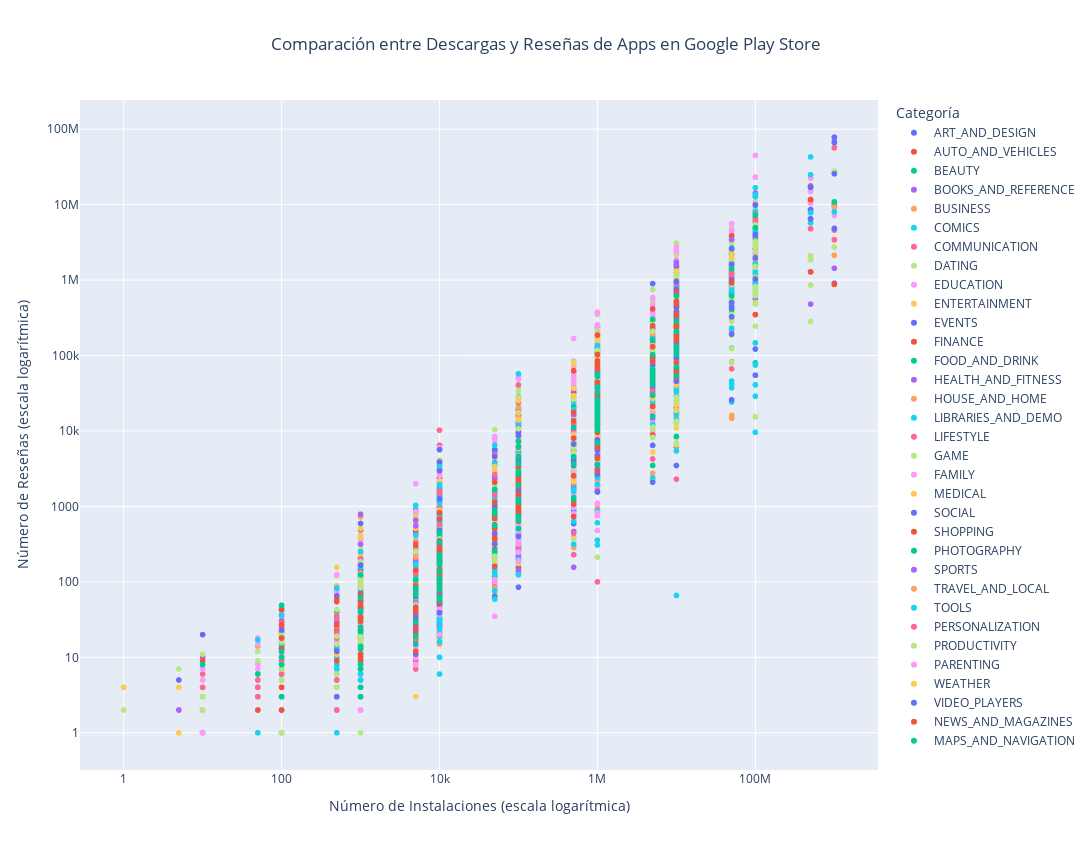

Here is the notebook cell this chart was saved with:
### Code cell
# Crear el gráfico
fig = px.scatter(df, x='Installs', y='Reviews', 
                 color='Category',  # Colorear por categoría
                 hover_data=['App', 'Category', 'Rating'],
                 log_x=True, log_y=True,
                 labels={'Installs': 'Número de Instalaciones', 'Reviews': 'Número de Reseñas'},
                 title='Comparación entre Descargas y Reseñas de Apps en Google Play Store',
                 width=1200, height=850)

# Ajustar el diseño
fig.update_layout(
    xaxis_title="Número de Instalaciones (escala logarítmica)",
    yaxis_title="Número de Reseñas (escala logarítmica)",
    legend_title="Categoría",
    title_x = 0.5
)

# Mostrar el gráfico
fig.show()

### Figure 1 — Plotly figure (JSON) as saved in the notebook; plotly's stock layout.template omitted (floating-point values rounded to 4 significant figures; data arrays with more than 128 entries replaced by an {"elided": "..."} marker saying what was removed)
{"data": [{"customdata": {"elided": "61x3 mixed values"}, "hovertemplate": "Category=%{customdata[1]}<br>Número de Instalaciones=%{x}<br>Número de Reseñas=%{y}<br>App=%{customdata[0]}<br>Rating=%{customdata[2]}<extra></extra>", "legendgroup": "ART_AND_DESIGN", "marker": {"color": "#636efa", "symbol": "circle"}, "mode": "markers", "name": "ART_AND_DESIGN", "showlegend": true, "type": "scattergl", "x": [10000, 500000, 5000000, 50000000, 100000, 50000, 50000, 1000000, 1000000, 10000, 1000000, 1000000, 10000000, 100000, 100000, 500000, 10000, 5000000, 10000000, 100000, 100000, 500000, 50000, 10000, 500000, 100000, 10000, 100000, 100000, 50000, 100000, 100000, 10000, 100000, 500000, 5000000, 10000, 500000, 10000, 100000, 10000000, 100000, 10000, 10000000, 100000, 100000, 100000, 50000, 1000, 10000000, 100000, 5000, 10000, 1000, 100000, 5000, 1000, 5000, 50000, 10000, 100], "xaxis": "x", "y": [159, 967, 87510, 215644, 967, 167, 178, 36815, 13791, 121, 13880, 8788, 44829, 4326, 1518, 3632, 27, 194216, 224399, 450, 654, 7699, 118, 192, 20260, 203, 136, 223, 1120, 227, 5035, 1015, 353, 564, 8145, 36639, 158, 591, 117, 176, 295221, 2206, 26, 174531, 1070, 85, 845, 253, 13, 295237, 5754, 801, 1216, 149, 486, 48, 18, 41, 175, 132, 1], "yaxis": "y"}, {"customdata": {"elided": "73x3 mixed values"}, "hovertemplate": "Category=%{customdata[1]}<br>Número de Instalaciones=%{x}<br>Número de Reseñas=%{y}<br>App=%{customdata[0]}<br>Rating=%{customdata[2]}<extra></extra>", "legendgroup": "AUTO_AND_VEHICLES", "marker": {"color": "#EF553B", "symbol": "circle"}, "mode": "markers", "name": "AUTO_AND_VEHICLES", "showlegend": true, "type": "scattergl", "x": [100000, 1000000, 100000, 1000000, 100000, 100000, 100000, 50000, 100000, 100000, 100000, 10000, 100000, 1000000, 100000, 100000, 10000, 50000, 5000000, 100000, 5000000, 5000000, 500000, 10000000, 100000, 500000, 50000, 100000, 1000000, 100000, 1000000, 50000, 1000000, 500000, 100000, 1000000, 1000000, 100000, 100000, 1000000, 100000, 100000, 1000000, 1000000, 1000000, 1000000, 500000, 500000, 100000, 1000, 50000, 10000, 100000, 1000, 1000, 500, 100000, 500, 10000, 100, 10000, 1000, 1000, 500, 10000000, 100, 5000, 1000, 100, 1000, 5000, 1000, 10000], "xaxis": "x", "y": [367, 1598, 284, 17057, 129, 542, 10479, 805, 129, 1403, 3971, 534, 7774, 38846, 2431, 6090, 295, 190, 40211, 356, 52530, 116986, 1379, 271920, 736, 7021, 197, 737, 3574, 994, 197136, 142, 15168, 2155, 138, 5414, 21777, 348, 250, 13372, 7880, 3617, 4806, 65786, 31433, 5097, 1754, 2680, 1288, 73, 4140, 189, 1981, 64, 47, 4, 276, 27, 29, 2, 25, 5, 5, 12, 186648, 4, 12, 46, 9, 14, 83, 22, 107], "yaxis": "y"}, {"customdata": [["Hush - Beauty for Everyone", "BEAUTY", 4.7], ["ipsy: Makeup, Beauty, and Tips", "BEAUTY", 4.9], ["Natural recipes for your beauty", "BEAUTY", 4.7], ["BestCam Selfie-selfie, beauty camera, photo editor", "BEAUTY", 3.9], ["Mirror - Zoom & Exposure -", "BEAUTY", 3.9], ["Beauty Selfie Camera", "BEAUTY", 4.2], ["Hairstyles step by step", "BEAUTY", 4.6], ["Filters for Selfie", "BEAUTY", 4.3], ["Tie - Always be happy", "BEAUTY", 4.7], ["Ulta Beauty", "BEAUTY", 4.7], ["Prom MakeUp Tutorial", "BEAUTY", 4.8], ["Selfie Camera", "BEAUTY", 4.2], ["Sweet Selfie Beauty Camera", "BEAUTY", 4.3], ["Colors of white in Urdu", "BEAUTY", 4.5], ["Selfie Camera Photo Editor & Filter & Sticker", "BEAUTY", 4.1], ["Eyes Makeup Beauty Tips", "BEAUTY", 4.2], ["Photo Editor 2018", "BEAUTY", 4.5], ["Step By Step Eyes Makeup Tutorial", "BEAUTY", 4.4], ["Beauty Camera - Selfie Camera", "BEAUTY", 4], ["Girls Hairstyles", "BEAUTY", 4.1], ["Mirror Camera (Mirror + Selfie Camera)", "BEAUTY", 4.1], ["Beauty Tips - Beauty Tips in Sinhala", "BEAUTY", 4.4], ["Haircut Tutorials/Haircut Videos", "BEAUTY", 4.6], ["Sephora: Skin Care, Beauty Makeup & Fragrance Shop", "BEAUTY", 4.5], ["Sticker Camera - Selfie Filters, Beauty Camera", "BEAUTY", 3.9], ["Filters for B Live", "BEAUTY", 4.4], ["Facial Wrinkle Reduction", "BEAUTY", 4.6], ["Makeup Videos", "BEAUTY", 3.8], ["Discover Color", "BEAUTY", 4], ["Eyeliner step by step 2018", "BEAUTY", 4.3], ["Dresses Ideas & Fashions +3000", "BEAUTY", 4.5], ["Step By Step Hairstyles For Women", "BEAUTY", 4.1], ["Rainbow Camera", "BEAUTY", 3.7], ["Methods of teeth whitening", "BEAUTY", 4.7], ["Girls hairstyles 2018", "BEAUTY", 4.2], ["AI Face Beauty Analysis - IntelliFace (Free)", "BEAUTY", 3.1], ["BH Cosmetics", "BEAUTY", 4], ["BN Whitening Shoppe Ph", "BEAUTY", 4], ["Best Hairstyles step by step", "BEAUTY", 4.5], ["Skin Disease", "BEAUTY", 4], ["Beard Live Camera Photo Editor", "BEAUTY", 4.7], ["Female Daily", "BEAUTY", 3.9]], "hovertemplate": "Category=%{customdata[1]}<br>Número de Instalaciones=%{x}<br>Número de Reseñas=%{y}<br>App=%{customdata[0]}<br>Rating=%{customdata[2]}<extra></extra>", "legendgroup": "BEAUTY", "marker": {"color": "#00cc96", "symbol": "circle"}, "mode": "markers", "name": "BEAUTY", "showlegend": true, "type": "scattergl", "x": [500000, 1000000, 100000, 500000, 1000000, 500000, 100000, 1000000, 50000, 1000000, 10000, 1000000, 100000, 10000, 50000, 10000, 10000, 10000, 10000000, 500000, 1000000, 50000, 10000, 1000000, 500000, 500000, 10000, 5000, 100000, 5000, 100000, 10000, 1000000, 50000, 10000, 10000, 1000, 100, 5000000, 100, 5000, 100000], "xaxis": "x", "y": [18900, 49790, 1150, 1739, 32090, 2225, 4369, 8572, 964, 42050, 104, 17934, 601, 36, 187, 30, 134, 74, 113715, 3595, 9315, 75, 38, 26834, 2277, 2280, 184, 9, 364, 18, 473, 66, 3871, 257, 62, 40, 2, 2, 45452, 1, 900, 4354], "yaxis": "y"}, {"customdata": {"elided": "178x3 mixed values"}, "hovertemplate": "Category=%{customdata[1]}<br>Número de Instalaciones=%{x}<br>Número de Reseñas=%{y}<br>App=%{customdata[0]}<br>Rating=%{customdata[2]}<extra></extra>", "legendgroup": "BOOKS_AND_REFERENCE", "marker": {"color": "#ab63fa", "symbol": "circle"}, "mode": "markers", "name": "BOOKS_AND_REFERENCE", "showlegend": true, "type": "scattergl", "x": {"elided": "178 int values"}, "xaxis": "x", "y": {"elided": "178 int values"}, "yaxis": "y"}, {"customdata": {"elided": "303x3 mixed values"}, "hovertemplate": "Category=%{customdata[1]}<br>Número de Instalaciones=%{x}<br>Número de Reseñas=%{y}<br>App=%{customdata[0]}<br>Rating=%{customdata[2]}<extra></extra>", "legendgroup": "BUSINESS", "marker": {"color": "#FFA15A", "symbol": "circle"}, "mode": "markers", "name": "BUSINESS", "showlegend": true, "type": "scattergl", "x": {"elided": "303 int values"}, "xaxis": "x", "y": {"elided": "303 int values"}, "yaxis": "y"}, {"customdata": {"elided": "58x3 mixed values"}, "hovertemplate": "Category=%{customdata[1]}<br>Número de Instalaciones=%{x}<br>Número de Reseñas=%{y}<br>App=%{customdata[0]}<br>Rating=%{customdata[2]}<extra></extra>", "legendgroup": "COMICS", "marker": {"color": "#19d3f3", "symbol": "circle"}, "mode": "markers", "name": "COMICS", "showlegend": true, "type": "scattergl", "x": [10000000, 500000, 1000000, 500000, 50000, 50000, 50000, 1000000, 10000, 10000, 10000, 10000, 10000, 100000, 5000000, 100000, 1000000, 100000, 1000000, 1000000, 1000000, 1000000, 100000, 5000000, 100000, 10000, 10000, 5000, 500000, 1000000, 5000, 1000, 5000000, 10000, 50000, 1000000, 100000, 100000, 10000000, 50000, 100, 5000, 50000, 500000, 100000, 5000, 1000000, 1000000, 100000, 100000, 10000, 500000, 10000, 100000, 1000000, 5000000, 5000, 10000], "xaxis": "x", "y": [1013635, 24005, 57106, 2249, 516, 834, 1010, 238970, 302, 438, 73, 39, 144, 2181, 93965, 1446, 12088, 314, 25671, 15194, 22551, 29839, 279, 564387, 1677, 757, 115, 125, 9952, 18814, 21, 15, 51981, 3596, 1006, 5968, 4895, 2012, 1013944, 705, 5, 126, 690, 1476, 4496, 78, 33783, 28447, 1462, 4205, 190, 7326, 109, 5084, 25673, 45651, 34, 291], "yaxis": "y"}, {"customdata": {"elided": "328x3 mixed values"}, "hovertemplate": "Category=%{customdata[1]}<br>Número de Instalaciones=%{x}<br>Número de Reseñas=%{y}<br>App=%{customdata[0]}<br>Rating=%{customdata[2]}<extra></extra>", "legendgroup": "COMMUNICATION", "marker": {"color": "#FF6692", "symbol": "circle"}, "mode": "markers", "name": "COMMUNICATION", "showlegend": true, "type": "scattergl", "x": {"elided": "328 int values"}, "xaxis": "x", "y": {"elided": "328 int values"}, "yaxis": "y"}, {"customdata": {"elided": "195x3 mixed values"}, "hovertemplate": "Category=%{customdata[1]}<br>Número de Instalaciones=%{x}<br>Número de Reseñas=%{y}<br>App=%{customdata[0]}<br>Rating=%{customdata[2]}<extra></extra>", "legendgroup": "DATING", "marker": {"color": "#B6E880", "symbol": "circle"}, "mode": "markers", "name": "DATING", "showlegend": true, "type": "scattergl", "x": {"elided": "195 int values"}, "xaxis": "x", "y": {"elided": "195 int values"}, "yaxis": "y"}, {"customdata": {"elided": "155x3 mixed values"}, "hovertemplate": "Category=%{customdata[1]}<br>Número de Instalaciones=%{x}<br>Número de Reseñas=%{y}<br>App=%{customdata[0]}<br>Rating=%{customdata[2]}<extra></extra>", "legendgroup": "EDUCATION", "marker": {"color": "#FF97FF", "symbol": "circle"}, "mode": "markers", "name": "EDUCATION", "showlegend": true, "type": "scattergl", "x": {"elided": "155 int values"}, "xaxis": "x", "y": {"elided": "155 int values"}, "yaxis": "y"}, {"customdata": {"elided": "149x3 mixed values"}, "hovertemplate": "Category=%{customdata[1]}<br>Número de Instalaciones=%{x}<br>Número de Reseñas=%{y}<br>App=%{customdata[0]}<br>Rating=%{customdata[2]}<extra></extra>", "legendgroup": "ENTERTAINMENT", "marker": {"color": "#FECB52", "symbol": "circle"}, "mode": "markers", "name": "ENTERTAINMENT", "showlegend": true, "type": "scattergl", "x": {"elided": "149 int values"}, "xaxis": "x", "y": {"elided": "149 int values"}, "yaxis": "y"}, {"customdata": {"elided": "45x3 mixed values"}, "hovertemplate": "Category=%{customdata[1]}<br>Número de Instalaciones=%{x}<br>Número de Reseñas=%{y}<br>App=%{customdata[0]}<br>Rating=%{customdata[2]}<extra></extra>", "legendgroup": "EVENTS", "marker": {"color": "#636efa", "symbol": "circle"}, "mode": "markers", "name": "EVENTS", "showlegend": true, "type": "scattergl", "x": [100000, 5000000, 500000, 50000, 5000000, 1000000, 10000, 1000000, 100000, 1000000, 100000, 100000, 100000, 50000, 1000, 1000000, 10000, 500, 50000, 100000, 100000, 500, 100000, 100, 100000, 100000, 1000, 100000, 100, 50000, 100000, 1000, 500, 1000, 10000, 1000, 500, 5000, 100, 5000, 1000, 100, 500, 10, 500], "xaxis": "x", "y": [3782, 40113, 7074, 2153, 26089, 20611, 811, 15558, 573, 8232, 3089, 3874, 464, 731, 69, 8800, 99, 30, 456, 3200, 5839, 4, 663, 16, 1065, 1953, 12, 4298, 1, 100, 399, 28, 7, 48, 120, 9, 7, 110, 16, 59, 9, 7, 3, 1, 8], "yaxis": "y"}, {"customdata": {"elided": "323x3 mixed values"}, "hovertemplate": "Category=%{customdata[1]}<br>Número de Instalaciones=%{x}<br>Número de Reseñas=%{y}<br>App=%{customdata[0]}<br>Rating=%{customdata[2]}<extra></extra>", "legendgroup": "FINANCE", "marker": {"color": "#EF553B", "symbol": "circle"}, "mode": "markers", "name": "FINANCE", "showlegend": true, "type": "scattergl", "x": {"elided": "323 int values"}, "xaxis": "x", "y": {"elided": "323 int values"}, "yaxis": "y"}, {"customdata": {"elided": "109x3 mixed values"}, "hovertemplate": "Category=%{customdata[1]}<br>Número de Instalaciones=%{x}<br>Número de Reseñas=%{y}<br>App=%{customdata[0]}<br>Rating=%{customdata[2]}<extra></extra>", "legendgroup": "FOOD_AND_DRINK", "marker": {"color": "#00cc96", "symbol": "circle"}, "mode": "markers", "name": "FOOD_AND_DRINK", "showlegend": true, "type": "scattergl", "x": [10000000, 10000000, 1000000, 100000, 1000000, 10000000, 1000000, 500000, 10000000, 500000, 50000, 1000000, 1000000, 1000000, 500000, 5000000, 1000000, 5000000, 1000000, 10000000, 100000, 10000000, 5000000, 5000000, 1000000, 10000000, 5000000, 1000000, 1000000, 1000000, 1000000, 100000, 100000, 1000000, 50000, 500000, 500000, 100000, 1000000, 1000000, 100000, 100000, 5000000, 500000, 100000, 1000000, 10000, 50000, 5000000, 10000, 50000, 1000000, 1000000, 10000000, 1000000, 1000000, 1000000, 5000000, 10000000, 10000000, 50000, 5000000, 100000, 1000000, 10000000, 1000000, 1000000, 100000, 10000000, 100000, 1000000, 5000000, 10000000, 1000000, 5000000, 5000000, 10000000, 10000000, 5000000, 10000, 10000, 50000, 10000, 1000, 100, 100000, 500, 1000000, 50, 5000, 1000, 100000, 10000, 100000, 100000, 100, 1000000, 10000000, 500000, 100000, 1000000, 1000000, 1000000, 1000000, 100000, 10000000, 100000, 100000, 10000], "xaxis": "x", "y": [145323, 64784, 32997, 2707, 129737, 611136, 6118, 2473, 109784, 3320, 61, 68103, 8412, 10741, 3803, 155944, 10159, 28008, 43614, 455377, 1398, 1032935, 32405, 151080, 22513, 90042, 58316, 8509, 19314, 21314, 30224, 731, 454, 14952, 1250, 1726, 14065, 556, 4925, 6507, 11707, 1077, 46539, 9066, 1962, 22071, 196, 278, 61881, 2129, 1268, 91359, 22015, 131569, 31986, 22875, 17071, 90242, 483960, 511228, 464, 155944, 1920, 22875, 1032935, 40116, 51517, 7690, 321134, 3755, 104504, 28009, 333208, 35218, 116403, 37517, 292969, 511420, 27931, 155, 17, 205, 70, 14, 1, 2448, 41, 51543, 2, 18, 3, 1103, 60, 742, 336, 42, 19373, 145646, 5093, 194, 6512, 68270, 21381, 10225, 441, 455496, 467, 848, 438], "yaxis": "y"}, {"customdata": {"elided": "297x3 mixed values"}, "hovertemplate": "Category=%{customdata[1]}<br>Número de Instalaciones=%{x}<br>Número de Reseñas=%{y}<br>App=%{customdata[0]}<br>Rating=%{customdata[2]}<extra></extra>", "legendgroup": "HEALTH_AND_FITNESS", "marker": {"color": "#ab63fa", "symbol": "circle"}, "mode": "markers", "name": "HEALTH_AND_FITNESS", "showlegend": true, "type": "scattergl", "x": {"elided": "297 int values"}, "xaxis": "x", "y": {"elided": "297 int values"}, "yaxis": "y"}, {"customdata": {"elided": "76x3 mixed values"}, "hovertemplate": "Category=%{customdata[1]}<br>Número de Instalaciones=%{x}<br>Número de Reseñas=%{y}<br>App=%{customdata[0]}<br>Rating=%{customdata[2]}<extra></extra>", "legendgroup": "HOUSE_AND_HOME", "marker": {"color": "#FFA15A", "symbol": "circle"}, "mode": "markers", "name": "HOUSE_AND_HOME", "showlegend": true, "type": "scattergl", "x": [10000000, 100000, 1000000, 10000000, 5000000, 1000000, 1000000, 1000000, 10000000, 10000000, 500000, 100000, 1000000, 1000000, 1000000, 1000000, 1000000, 100000, 5000000, 1000000, 1000000, 1000000, 5000000, 10000, 100000, 500000, 1000000, 100000, 1000000, 100000, 1000000, 500000, 500000, 5000000, 500000, 100000, 10000, 50000, 100000, 100000, 1000000, 100000, 500000, 1000000, 50000, 10000000, 1000000, 500000, 1000000, 1000000, 500000, 500000, 1000000, 1000000, 10000000, 10000000, 10000000, 500000, 1000000, 5000000, 1000000, 10000000, 50000, 1000, 10000000, 100000, 10000000, 50000, 1000000, 100000, 100000, 10000, 50000, 1000, 1000000, 1000000], "xaxis": "x", "y": [417907, 3167, 27386, 162243, 65913, 24977, 6000, 37711, 175293, 353799, 2758, 1437, 7573, 8481, 10054, 10117, 39189, 3522, 71419, 36857, 39123, 14653, 23013, 114, 287, 4435, 43800, 4281, 7508, 491, 22584, 4087, 2496, 103305, 2669, 7619, 126, 273, 2248, 809, 3280, 1478, 2382, 4450, 515, 353800, 4465, 2427, 6631, 11200, 6896, 4435, 36857, 8481, 162243, 175293, 417907, 3834, 27387, 71421, 22584, 353813, 81, 30, 65914, 1450, 353813, 118, 14657, 874, 2543, 137, 1372, 5, 43847, 59660], "yaxis": "y"}, {"customdata": {"elided": "64x3 mixed values"}, "hovertemplate": "Category=%{customdata[1]}<br>Número de Instalaciones=%{x}<br>Número de Reseñas=%{y}<br>App=%{customdata[0]}<br>Rating=%{customdata[2]}<extra></extra>", "legendgroup": "LIBRARIES_AND_DEMO", "marker": {"color": "#19d3f3", "symbol": "circle"}, "mode": "markers", "name": "LIBRARIES_AND_DEMO", "showlegend": true, "type": "scattergl", "x": [50000, 10000, 100000, 100000, 5000000, 50000, 10000000, 1000, 100000, 50000, 100000, 50000, 100000, 50000, 50000, 100000, 10000000, 10000, 500000, 5000000, 100000, 1000000, 10000, 1000000, 1000, 500000, 1000000, 100000, 1000000, 500000, 500000, 100000, 500000, 1000000, 100000, 10000, 1000000, 10000, 10000, 5000, 1000, 10000, 10000, 1000, 5000, 10000, 5000, 5000, 10000, 1000, 5000, 1000, 10000, 1000, 10000, 10000, 10000, 5000, 10000000, 1000, 5000, 1000000, 100000, 10000000], "xaxis": "x", "y": [2087, 58, 3014, 923, 67007, 539, 126862, 48, 1465, 929, 783, 2907, 434, 411, 237, 2580, 130272, 130, 7396, 58055, 1703, 7750, 6, 12657, 26, 1919, 60170, 831, 8671, 912, 2639, 399, 3945, 3781, 1267, 375, 11087, 78, 142, 45, 34, 71, 86, 24, 45, 120, 30, 50, 131, 7, 63, 15, 66, 18, 174, 83, 53, 50, 130287, 15, 23, 23859, 1463, 332083], "yaxis": "y"}, {"customdata": {"elided": "314x3 mixed values"}, "hovertemplate": "Category=%{customdata[1]}<br>Número de Instalaciones=%{x}<br>Número de Reseñas=%{y}<br>App=%{customdata[0]}<br>Rating=%{customdata[2]}<extra></extra>", "legendgroup": "LIFESTYLE", "marker": {"color": "#FF6692", "symbol": "circle"}, "mode": "markers", "name": "LIFESTYLE", "showlegend": true, "type": "scattergl", "x": {"elided": "314 int values"}, "xaxis": "x", "y": {"elided": "314 int values"}, "yaxis": "y"}, {"customdata": {"elided": "1097x3 mixed values"}, "hovertemplate": "Category=%{customdata[1]}<br>Número de Instalaciones=%{x}<br>Número de Reseñas=%{y}<br>App=%{customdata[0]}<br>Rating=%{customdata[2]}<extra></extra>", "legendgroup": "GAME", "marker": {"color": "#B6E880", "symbol": "circle"}, "mode": "markers", "name": "GAME", "showlegend": true, "type": "scattergl", "x": {"elided": "1097 int values"}, "xaxis": "x", "y": {"elided": "1097 int values"}, "yaxis": "y"}, {"customdata": {"elided": "1746x3 mixed values"}, "hovertemplate": "Category=%{customdata[1]}<br>Número de Instalaciones=%{x}<br>Número de Reseñas=%{y}<br>App=%{customdata[0]}<br>Rating=%{customdata[2]}<extra></extra>", "legendgroup": "FAMILY", "marker": {"color": "#FF97FF", "symbol": "circle"}, "mode": "markers", "name": "FAMILY", "showlegend": true, "type": "scattergl", "x": {"elided": "1746 int values"}, "xaxis": "x", "y": {"elided": "1746 int values"}, "yaxis": "y"}, {"customdata": {"elided": "350x3 mixed values"}, "hovertemplate": "Category=%{customdata[1]}<br>Número de Instalaciones=%{x}<br>Número de Reseñas=%{y}<br>App=%{customdata[0]}<br>Rating=%{customdata[2]}<extra></extra>", "legendgroup": "MEDICAL", "marker": {"color": "#FECB52", "symbol": "circle"}, "mode": "markers", "name": "MEDICAL", "showlegend": true, "type": "scattergl", "x": {"elided": "350 int values"}, "xaxis": "x", "y": {"elided": "350 int values"}, "yaxis": "y"}, {"customdata": {"elided": "259x3 mixed values"}, "hovertemplate": "Category=%{customdata[1]}<br>Número de Instalaciones=%{x}<br>Número de Reseñas=%{y}<br>App=%{customdata[0]}<br>Rating=%{customdata[2]}<extra></extra>", "legendgroup": "SOCIAL", "marker": {"color": "#636efa", "symbol": "circle"}, "mode": "markers", "name": "SOCIAL", "showlegend": true, "type": "scattergl", "x": {"elided": "259 int values"}, "xaxis": "x", "y": {"elided": "259 int values"}, "yaxis": "y"}, {"customdata": {"elided": "238x3 mixed values"}, "hovertemplate": "Category=%{customdata[1]}<br>Número de Instalaciones=%{x}<br>Número de Reseñas=%{y}<br>App=%{customdata[0]}<br>Rating=%{customdata[2]}<extra></extra>", "legendgroup": "SHOPPING", "marker": {"color": "#EF553B", "symbol": "circle"}, "mode": "markers", "name": "SHOPPING", "showlegend": true, "type": "scattergl", "x": {"elided": "238 int values"}, "xaxis": "x", "y": {"elided": "238 int values"}, "yaxis": "y"}, {"customdata": {"elided": "317x3 mixed values"}, "hovertemplate": "Category=%{customdata[1]}<br>Número de Instalaciones=%{x}<br>Número de Reseñas=%{y}<br>App=%{customdata[0]}<br>Rating=%{customdata[2]}<extra></extra>", "legendgroup": "PHOTOGRAPHY", "marker": {"color": "#00cc96", "symbol": "circle"}, "mode": "markers", "name": "PHOTOGRAPHY", "showlegend": true, "type": "scattergl", "x": {"elided": "317 int values"}, "xaxis": "x", "y": {"elided": "317 int values"}, "yaxis": "y"}, {"customdata": {"elided": "319x3 mixed values"}, "hovertemplate": "Category=%{customdata[1]}<br>Número de Instalaciones=%{x}<br>Número de Reseñas=%{y}<br>App=%{customdata[0]}<br>Rating=%{customdata[2]}<extra></extra>", "legendgroup": "SPORTS", "marker": {"color": "#ab63fa", "symbol": "circle"}, "mode": "markers", "name": "SPORTS", "showlegend": true, "type": "scattergl", "x": {"elided": "319 int values"}, "xaxis": "x", "y": {"elided": "319 int values"}, "yaxis": "y"}, {"customdata": {"elided": "226x3 mixed values"}, "hovertemplate": "Category=%{customdata[1]}<br>Número de Instalaciones=%{x}<br>Número de Reseñas=%{y}<br>App=%{customdata[0]}<br>Rating=%{customdata[2]}<extra></extra>", "legendgroup": "TRAVEL_AND_LOCAL", "marker": {"color": "#FFA15A", "symbol": "circle"}, "mode": "markers", "name": "TRAVEL_AND_LOCAL", "showlegend": true, "type": "scattergl", "x": {"elided": "226 int values"}, "xaxis": "x", "y": {"elided": "226 int values"}, "yaxis": "y"}, {"customdata": {"elided": "733x3 mixed values"}, "hovertemplate": "Category=%{customdata[1]}<br>Número de Instalaciones=%{x}<br>Número de Reseñas=%{y}<br>App=%{customdata[0]}<br>Rating=%{customdata[2]}<extra></extra>", "legendgroup": "TOOLS", "marker": {"color": "#19d3f3", "symbol": "circle"}, "mode": "markers", "name": "TOOLS", "showlegend": true, "type": "scattergl", "x": {"elided": "733 int values"}, "xaxis": "x", "y": {"elided": "733 int values"}, "yaxis": "y"}, {"customdata": {"elided": "312x3 mixed values"}, "hovertemplate": "Category=%{customdata[1]}<br>Número de Instalaciones=%{x}<br>Número de Reseñas=%{y}<br>App=%{customdata[0]}<br>Rating=%{customdata[2]}<extra></extra>", "legendgroup": "PERSONALIZATION", "marker": {"color": "#FF6692", "symbol": "circle"}, "mode": "markers", "name": "PERSONALIZATION", "showlegend": true, "type": "scattergl", "x": {"elided": "312 int values"}, "xaxis": "x", "y": {"elided": "312 int values"}, "yaxis": "y"}, {"customdata": {"elided": "351x3 mixed values"}, "hovertemplate": "Category=%{customdata[1]}<br>Número de Instalaciones=%{x}<br>Número de Reseñas=%{y}<br>App=%{customdata[0]}<br>Rating=%{customdata[2]}<extra></extra>", "legendgroup": "PRODUCTIVITY", "marker": {"color": "#B6E880", "symbol": "circle"}, "mode": "markers", "name": "PRODUCTIVITY", "showlegend": true, "type": "scattergl", "x": {"elided": "351 int values"}, "xaxis": "x", "y": {"elided": "351 int values"}, "yaxis": "y"}, {"customdata": {"elided": "50x3 mixed values"}, "hovertemplate": "Category=%{customdata[1]}<br>Número de Instalaciones=%{x}<br>Número de Reseñas=%{y}<br>App=%{customdata[0]}<br>Rating=%{customdata[2]}<extra></extra>", "legendgroup": "PARENTING", "marker": {"color": "#FF97FF", "symbol": "circle"}, "mode": "markers", "name": "PARENTING", "showlegend": true, "type": "scattergl", "x": [10000, 5000000, 1000000, 100000, 10000, 1000000, 50000, 100000, 1000000, 10000, 1000000, 1000000, 10000, 50000, 10000, 50000, 1000000, 500000, 100000, 100000, 100000, 100000, 1000000, 5000, 500000, 100000, 10000, 500000, 10000, 100000, 1000000, 100000, 100000, 100000, 1000000, 1000000, 100000, 1000000, 100000, 10000, 1000000, 10000, 10000, 50000, 1000000, 10000000, 10000, 100, 10, 1000], "xaxis": "x", "y": [86, 17941, 3614, 1413, 39, 3789, 107, 559, 4976, 44, 9293, 62386, 162, 1002, 99, 498, 34336, 9073, 190, 464, 717, 7505, 11501, 69, 2715, 349, 37, 806, 60, 319, 824, 6668, 1940, 1025, 3346, 5343, 247, 3182, 1528, 39, 76795, 103, 20, 8343, 11760, 658087, 159, 23, 1, 27], "yaxis": "y"}, {"customdata": {"elided": "75x3 mixed values"}, "hovertemplate": "Category=%{customdata[1]}<br>Número de Instalaciones=%{x}<br>Número de Reseñas=%{y}<br>App=%{customdata[0]}<br>Rating=%{customdata[2]}<extra></extra>", "legendgroup": "WEATHER", "marker": {"color": "#FECB52", "symbol": "circle"}, "mode": "markers", "name": "WEATHER", "showlegend": true, "type": "scattergl", "x": [50000000, 1000000, 50000000, 10000, 10000000, 1000000, 10000000, 1000000, 1000000, 1000000, 10000000, 5000000, 500000, 10000000, 1000000, 5000000, 5000000, 1000000, 10000000, 5000000, 1000000, 5000000, 1000000, 50000000, 1000000, 100000, 10000000, 1000000, 10000000, 500000, 1000000, 10000000, 100000, 1000000, 500000, 500000, 5000000, 100000, 1000000, 100000, 500000, 500, 5000, 50000000, 10000, 100000, 50000, 50000000, 100000, 10000000, 1000000, 10000, 5000000, 100000, 1000000, 100000, 1000000, 10000000, 1000000, 100000, 100000, 100000, 100000, 1000000, 10000000, 5000000, 100000, 500000, 500000, 1000000, 1000000, 10000, 1000, 100000, 100000], "xaxis": "x", "y": [1558437, 159455, 2053404, 892, 981995, 11118, 178934, 11297, 15370, 18194, 40606, 133338, 36900, 1312037, 4184, 100994, 20008, 13426, 18773, 26941, 7457, 135337, 7623, 1422858, 21404, 2143, 189313, 89868, 309617, 3478, 24349, 22154, 17493, 15966, 2332, 29344, 67772, 634, 18425, 6495, 76593, 11, 29, 2371543, 3005, 25243, 3252, 2052407, 1185, 260137, 19666, 115, 54090, 8433, 20001, 3963, 9307, 189310, 7896, 2962, 631, 14051, 1238, 5482, 279917, 67854, 2000, 8723, 2115, 11510, 6849, 116, 30, 3471, 1195], "yaxis": "y"}, {"customdata": {"elided": "160x3 mixed values"}, "hovertemplate": "Category=%{customdata[1]}<br>Número de Instalaciones=%{x}<br>Número de Reseñas=%{y}<br>App=%{customdata[0]}<br>Rating=%{customdata[2]}<extra></extra>", "legendgroup": "VIDEO_PLAYERS", "marker": {"color": "#636efa", "symbol": "circle"}, "mode": "markers", "name": "VIDEO_PLAYERS", "showlegend": true, "type": "scattergl", "x": {"elided": "160 int values"}, "xaxis": "x", "y": {"elided": "160 int values"}, "yaxis": "y"}, {"customdata": {"elided": "233x3 mixed values"}, "hovertemplate": "Category=%{customdata[1]}<br>Número de Instalaciones=%{x}<br>Número de Reseñas=%{y}<br>App=%{customdata[0]}<br>Rating=%{customdata[2]}<extra></extra>", "legendgroup": "NEWS_AND_MAGAZINES", "marker": {"color": "#EF553B", "symbol": "circle"}, "mode": "markers", "name": "NEWS_AND_MAGAZINES", "showlegend": true, "type": "scattergl", "x": {"elided": "233 int values"}, "xaxis": "x", "y": {"elided": "233 int values"}, "yaxis": "y"}, {"customdata": {"elided": "124x3 mixed values"}, "hovertemplate": "Category=%{customdata[1]}<br>Número de Instalaciones=%{x}<br>Número de Reseñas=%{y}<br>App=%{customdata[0]}<br>Rating=%{customdata[2]}<extra></extra>", "legendgroup": "MAPS_AND_NAVIGATION", "marker": {"color": "#00cc96", "symbol": "circle"}, "mode": "markers", "name": "MAPS_AND_NAVIGATION", "showlegend": true, "type": "scattergl", "x": [100000000, 5000000, 10000000, 10000000, 5000000, 5000000, 1000000, 100000000, 50000000, 500000, 10000000, 1000000, 1000000, 1000000, 10000000, 1000000, 100000, 5000000, 5000000, 5000000, 5000000, 1000000, 1000000, 1000000, 1000000, 100000, 100000, 1000000, 1000000, 5000000, 1000000, 1000000, 5000000, 1000000, 1000000, 5000000, 1000000, 5000000, 1000000, 1000000, 10000000, 100000, 5000000, 1000000, 1000000, 10000000, 50000, 1000000, 1000000, 5000000, 5000, 1000, 10000, 10000, 5000, 10000000, 5000, 100000000, 10000, 100000, 100000000, 1000000, 10000000, 10000, 5000000, 100000, 100, 50000000, 1000, 10000, 1000, 50, 100000, 1000, 10000, 10, 10000000, 5000000, 5000, 50000, 10000, 100, 1000, 100000, 10000, 10000, 100000, 100000, 100000, 100, 10000, 1000000, 5000, 10000000, 500000, 10000, 10000, 50000, 10000, 5000000, 500000, 5000000, 10000, 5000, 100000, 1000000, 100, 10000000, 1000000, 50000, 100000, 50000, 1000, 1000, 5000, 10000, 1000, 100, 1000, 1000, 10000, 1000, 1000, 10000], "xaxis": "x", "y": [7232629, 15681, 53481, 104800, 50459, 43269, 56443, 4928420, 1421884, 3652, 126282, 14110, 18710, 22063, 286454, 15922, 652, 29768, 102248, 41225, 162049, 26014, 53562, 10562, 21589, 3682, 2909, 37937, 15865, 63920, 38375, 16657, 301413, 20605, 16094, 65590, 32225, 44348, 23279, 12572, 70556, 1240, 56471, 6939, 10218, 617477, 1688, 18857, 11838, 60838, 19, 41, 96, 114, 75, 8465, 82, 4921866, 139, 509, 7231017, 55313, 616742, 440, 43252, 6230, 49, 618562, 4, 230, 124, 6, 742, 22, 57, 8, 132792, 60820, 67, 555, 89, 12, 62, 7314, 453, 168, 1147, 2681, 695, 3, 112, 56409, 30, 119685, 4569, 179, 78, 258, 59, 54034, 11100, 65448, 204, 15, 1911, 22382, 10, 207440, 3596, 796, 4501, 891, 25, 7, 106, 181, 8, 8, 14, 13, 63, 8, 3, 334], "yaxis": "y"}], "layout": {"height": 850, "legend": {"title": {"text": "Categoría"}, "tracegroupgap": 0}, "title": {"text": "Comparación entre Descargas y Reseñas de Apps en Google Play Store", "x": 0.5}, "width": 1200, "xaxis": {"anchor": "y", "domain": [0, 1], "title": {"text": "Número de Instalaciones (escala logarítmica)"}, "type": "log"}, "yaxis": {"anchor": "x", "domain": [0, 1], "title": {"text": "Número de Reseñas (escala logarítmica)"}, "type": "log"}}}
